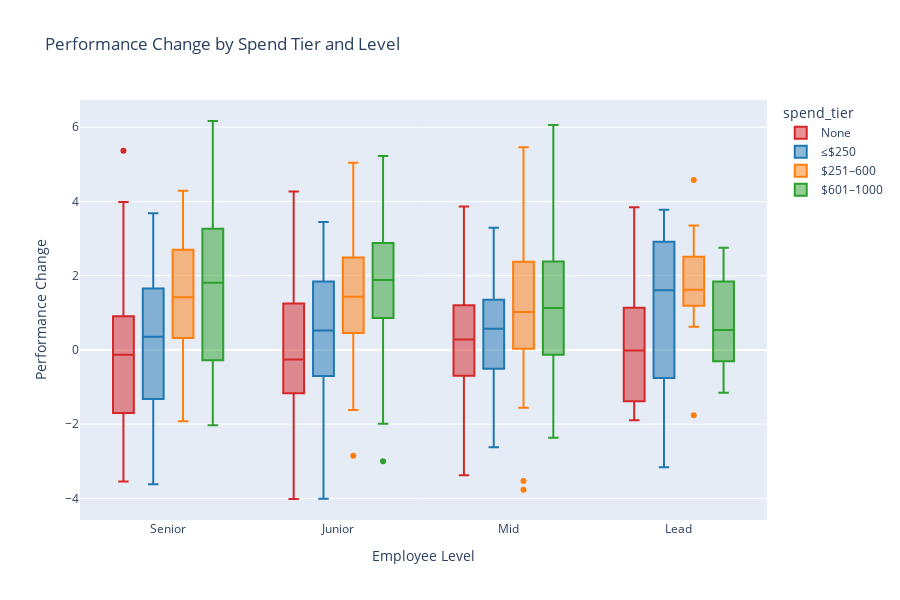

Write notebook code for a chart like this one.
### Markdown cell above
## Performance Change by Spend Tier and Level

### Code cell
fig7_box = px.box(
    emp_combined,
    x="level",
    y="perf_change",
    color="spend_tier",
    category_orders={"spend_tier": ["None", "≤$250", "$251–600", "$601–1000"]},
    title="Performance Change by Spend Tier and Level",
    labels={"perf_change": "Performance Change", "level": "Employee Level"},
    color_discrete_map=tier_colors
)
fig7_box.update_layout(height=600)
fig7_box.show()

### Figure 1 — Plotly figure (JSON) as saved in the notebook; plotly's stock layout.template omitted (floating-point values rounded to 4 significant figures; data arrays with more than 128 entries replaced by an {"elided": "..."} marker saying what was removed)
{"data": [{"alignmentgroup": "True", "hovertemplate": "spend_tier=None<br>Employee Level=%{x}<br>Performance Change=%{y}<extra></extra>", "legendgroup": "None", "marker": {"color": "#d62728"}, "name": "None", "notched": false, "offsetgroup": "None", "orientation": "v", "showlegend": true, "type": "box", "x": {"elided": "145 str values"}, "x0": " ", "xaxis": "x", "y": {"elided": "145 float values"}, "y0": " ", "yaxis": "y"}, {"alignmentgroup": "True", "hovertemplate": "spend_tier=≤$250<br>Employee Level=%{x}<br>Performance Change=%{y}<extra></extra>", "legendgroup": "≤$250", "marker": {"color": "#1f77b4"}, "name": "≤$250", "notched": false, "offsetgroup": "≤$250", "orientation": "v", "showlegend": true, "type": "box", "x": ["Junior", "Senior", "Mid", "Junior", "Junior", "Junior", "Mid", "Mid", "Mid", "Mid", "Mid", "Mid", "Mid", "Lead", "Senior", "Junior", "Junior", "Junior", "Mid", "Senior", "Mid", "Mid", "Senior", "Mid", "Senior", "Mid", "Junior", "Junior", "Mid", "Senior", "Senior", "Mid", "Junior", "Junior", "Junior", "Mid", "Senior", "Senior", "Junior", "Junior", "Mid", "Junior", "Mid", "Mid", "Senior", "Junior", "Mid", "Senior", "Lead", "Mid", "Mid", "Junior", "Mid", "Mid", "Junior", "Mid", "Senior", "Lead", "Senior", "Senior", "Lead", "Junior", "Mid", "Lead", "Mid", "Junior", "Junior", "Senior", "Junior", "Junior", "Junior", "Mid", "Mid", "Mid", "Lead", "Mid", "Junior", "Mid", "Lead", "Junior", "Mid", "Mid", "Lead", "Senior", "Senior", "Junior", "Mid", "Junior", "Mid", "Mid", "Lead", "Junior", "Junior", "Mid", "Junior", "Mid", "Senior"], "x0": " ", "xaxis": "x", "y": [0.5244, 3.68, 0.8604, -3.641, 0.7489, -2.909, 0.07495, 1.584, 0.5912, 0.7361, 2.038, -1.302, -1.711, 1.928, 1.657, -0.6811, -0.1212, 3.372, -0.1558, 0.3652, 0.8833, -2.624, 0.9614, 2.596, 0.9581, 0.9199, 0.4035, 2.108, -0.8031, 2.536, 0.346, 0.1874, 1.795, -0.7123, 1.56, 1.155, -1.32, -3.619, 2.674, 2.608, 0.5689, 1.166, 2.826, -1.193, -0.2408, 1.004, 0.5576, -1.613, 1.606, 0.8016, -0.5239, 2.053, 0.235, -1.372, -3.557, 1.361, 0.1872, 2.722, 0.08506, 1.648, -0.7977, 0.5068, 0.1436, -3.16, 2.188, 0.5626, -0.2498, -1.411, -1.974, 0.8115, 3.444, -0.07345, -1.148, 0.5594, 0.7114, 0.9247, 1.858, 1.662, 3.778, -4.01, -1.896, 3.282, -0.741, 2.799, 2.248, -1.415, 2.015, 2.656, 1.317, 3.291, 3.501, 0.1766, -1.409, -0.4696, -0.001726, -0.5547, -3.264], "y0": " ", "yaxis": "y"}, {"alignmentgroup": "True", "hovertemplate": "spend_tier=$251–600<br>Employee Level=%{x}<br>Performance Change=%{y}<extra></extra>", "legendgroup": "$251–600", "marker": {"color": "#ff7f0e"}, "name": "$251–600", "notched": false, "offsetgroup": "$251–600", "orientation": "v", "showlegend": true, "type": "box", "x": ["Mid", "Mid", "Senior", "Junior", "Junior", "Junior", "Mid", "Junior", "Senior", "Junior", "Mid", "Junior", "Junior", "Senior", "Junior", "Mid", "Lead", "Mid", "Mid", "Senior", "Senior", "Senior", "Junior", "Senior", "Senior", "Mid", "Mid", "Mid", "Lead", "Junior", "Mid", "Junior", "Junior", "Mid", "Lead", "Junior", "Mid", "Senior", "Junior", "Mid", "Junior", "Senior", "Junior", "Junior", "Junior", "Mid", "Senior", "Senior", "Mid", "Senior", "Junior", "Junior", "Junior", "Junior", "Mid", "Senior", "Mid", "Mid", "Mid", "Junior", "Senior", "Lead", "Mid", "Mid", "Senior", "Junior", "Mid", "Junior", "Lead", "Senior", "Mid", "Junior", "Junior", "Junior", "Mid", "Mid", "Senior", "Mid", "Mid", "Mid", "Senior", "Lead", "Junior", "Senior", "Mid", "Senior", "Lead", "Senior", "Mid", "Senior", "Junior", "Junior", "Mid", "Lead", "Senior", "Junior", "Mid", "Senior", "Mid", "Junior", "Senior", "Mid", "Mid", "Lead", "Junior", "Junior", "Senior", "Mid", "Mid", "Senior"], "x0": " ", "xaxis": "x", "y": [0.01059, -0.168, 1.431, 1.472, -0.4494, 1.384, 5.46, 1.931, -1.884, -0.9016, 1.82, -2.853, 3.326, 4.287, 0.356, -0.5965, 0.6246, 3.235, -3.531, 1.042, 0.8865, 2.845, 1.191, 0.9693, -0.8533, 2.575, 2.041, 0.5357, -1.763, 0.808, 0.4201, 0.4827, 3.759, 0.8095, 1.621, 1.295, 1.249, -0.9328, 2.669, -1.557, 1.431, -0.3764, 5.046, -0.297, 3.729, 4.407, 1.813, 3.161, 1.323, 2.711, 3.448, 1.498, 2.962, 1.529, -1.042, 1.313, 2.377, 1.888, 2.764, 3.163, 0.6064, 1.397, 1.466, 0.9892, 3.022, 1.979, 0.02958, 1.131, 4.578, 2.69, 0.3904, 2.209, 0.02374, 2.051, 2.718, 4.638, 2.46, 0.9429, 2.363, -0.7522, -1.919, 3.354, 2.581, 1.521, -0.6113, 3.213, 2.094, 0.03684, 3.669, 2.898, -0.6081, 2.12, 4.732, 2.225, 2.511, 0.8491, 0.8709, -1.605, -3.77, 0.4496, 1.302, 0.9791, 0.5355, 1.381, -1.622, 1.404, 1.411, 1.051, 1.74, 2.191], "y0": " ", "yaxis": "y"}, {"alignmentgroup": "True", "hovertemplate": "spend_tier=$601–1000<br>Employee Level=%{x}<br>Performance Change=%{y}<extra></extra>", "legendgroup": "$601–1000", "marker": {"color": "#2ca02c"}, "name": "$601–1000", "notched": false, "offsetgroup": "$601–1000", "orientation": "v", "showlegend": true, "type": "box", "x": {"elided": "148 str values"}, "x0": " ", "xaxis": "x", "y": {"elided": "148 float values"}, "y0": " ", "yaxis": "y"}], "layout": {"boxmode": "group", "height": 600, "legend": {"title": {"text": "spend_tier"}, "tracegroupgap": 0}, "title": {"text": "Performance Change by Spend Tier and Level"}, "xaxis": {"anchor": "y", "domain": [0, 1], "title": {"text": "Employee Level"}}, "yaxis": {"anchor": "x", "domain": [0, 1], "title": {"text": "Performance Change"}}}}
